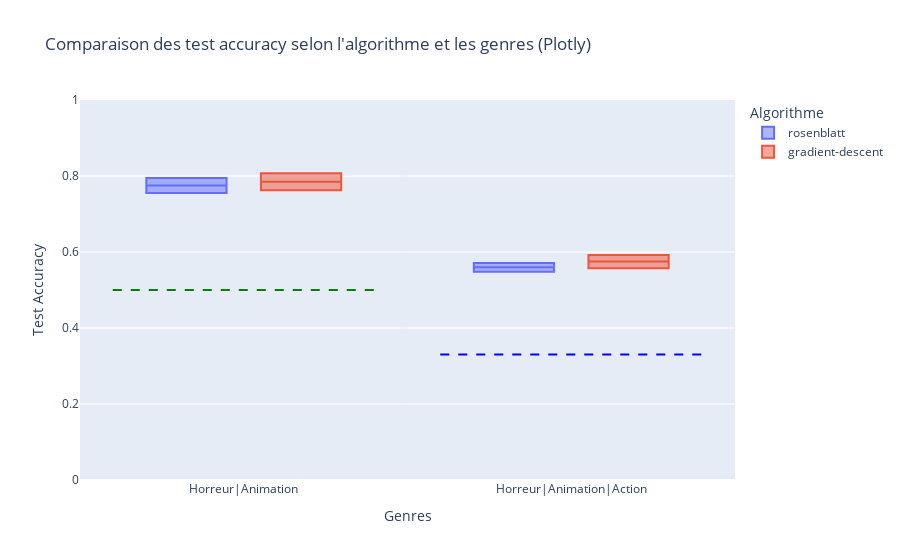

The notebook cell saved with this chart:
### Code cell
import pandas as pd
import plotly.express as px

# Données
data = [
    ["2025-07-23T16:03:48.475172", "rbf", "Horreur|Animation", "15x10", 0.7375, 0.755, 500, 0.1, "rosenblatt", 1000, 0.05],
    ["2025-07-23T16:05:26.881932", "rbf", "Horreur|Animation", "15x10", 0.7819, 0.795, 500, 0.1, "rosenblatt", 5000, 0.05],
    ["2025-07-23T16:06:37.863566", "rbf", "Horreur|Animation", "15x10", 0.7362, 0.7625, 500, 0.1, "gradient-descent", 1000, 0.05],
    ["2025-07-23T16:08:46.235103", "rbf", "Horreur|Animation", "15x10", 0.7913, 0.8075, 500, 0.1, "gradient-descent", 5000, 0.05],
    ["2025-07-23T16:10:37.569219", "rbf", "Horreur|Animation|Action", "15x10", 0.5424, 0.5483, 500, 0.1, "rosenblatt", 1000, 0.05],
    ["2025-07-23T16:13:45.712492", "rbf", "Horreur|Animation|Action", "15x10", 0.5767, 0.5712, 500, 0.1, "rosenblatt", 5000, 0.05],
    ["2025-07-23T16:16:11.127309", "rbf", "Horreur|Animation|Action", "15x10", 0.5543, 0.5571, 500, 0.1, "gradient-descent", 1000, 0.05],
    ["2025-07-23T16:22:24.462194", "rbf", "Horreur|Animation|Action", "15x10", 0.5996, 0.5923, 500, 0.1, "gradient-descent", 5000, 0.05],
]

columns = [
    "timestamp", "model", "genres", "shape", "train_acc", "test_acc", "nb_centers",
    "std", "algo", "epochs", "lr"
]

df = pd.DataFrame(data, columns=columns)

# Plotly boxplot interactif
fig = px.box(
    df,
    x="genres",
    y="test_acc",
    color="algo",
    title="Comparaison des test accuracy selon l'algorithme et les genres (Plotly)",
    labels={"test_acc": "Test Accuracy", "genres": "Genres", "algo": "Algorithme"}
)

genres_uniques = df["genres"].unique()
x_positions = {genre: i for i, genre in enumerate(genres_uniques)}

fig.update_layout(
    yaxis=dict(range=[0, 1]),
    boxmode='group',
    legend_title="Algorithme",
    xaxis_title="Genres",
    yaxis_title="Test Accuracy",
    shapes=[
        # Ligne à 0.5 pour Horreur|Animation (2 genres)
        dict(
            type="line",
            x0=x_positions["Horreur|Animation"] - 0.4,
            x1=x_positions["Horreur|Animation"] + 0.4,
            y0=0.5,
            y1=0.5,
            line=dict(color="green", width=2, dash="dash")
        ),
        # Ligne à 0.33 pour Horreur|Animation|Action (3 genres)
        dict(
            type="line",
            x0=x_positions["Horreur|Animation|Action"] - 0.4,
            x1=x_positions["Horreur|Animation|Action"] + 0.4,
            y0=0.33,
            y1=0.33,
            line=dict(color="blue", width=2, dash="dash")
        )
    ]
)


fig.show()

### Figure 1 — Plotly figure (JSON) as saved in the notebook; plotly's stock layout.template omitted (floating-point values rounded to 4 significant figures)
{"data": [{"alignmentgroup": "True", "hovertemplate": "Algorithme=rosenblatt<br>Genres=%{x}<br>Test Accuracy=%{y}<extra></extra>", "legendgroup": "rosenblatt", "marker": {"color": "#636efa"}, "name": "rosenblatt", "notched": false, "offsetgroup": "rosenblatt", "orientation": "v", "showlegend": true, "type": "box", "x": ["Horreur|Animation", "Horreur|Animation", "Horreur|Animation|Action", "Horreur|Animation|Action"], "x0": " ", "xaxis": "x", "y": [0.755, 0.795, 0.5483, 0.5712], "y0": " ", "yaxis": "y"}, {"alignmentgroup": "True", "hovertemplate": "Algorithme=gradient-descent<br>Genres=%{x}<br>Test Accuracy=%{y}<extra></extra>", "legendgroup": "gradient-descent", "marker": {"color": "#EF553B"}, "name": "gradient-descent", "notched": false, "offsetgroup": "gradient-descent", "orientation": "v", "showlegend": true, "type": "box", "x": ["Horreur|Animation", "Horreur|Animation", "Horreur|Animation|Action", "Horreur|Animation|Action"], "x0": " ", "xaxis": "x", "y": [0.7625, 0.8075, 0.5571, 0.5923], "y0": " ", "yaxis": "y"}], "layout": {"boxmode": "group", "legend": {"title": {"text": "Algorithme"}, "tracegroupgap": 0}, "shapes": [{"line": {"color": "green", "dash": "dash", "width": 2}, "type": "line", "x0": -0.4, "x1": 0.4, "y0": 0.5, "y1": 0.5}, {"line": {"color": "blue", "dash": "dash", "width": 2}, "type": "line", "x0": 0.6, "x1": 1.4, "y0": 0.33, "y1": 0.33}], "title": {"text": "Comparaison des test accuracy selon l'algorithme et les genres (Plotly)"}, "xaxis": {"anchor": "y", "domain": [0, 1], "title": {"text": "Genres"}}, "yaxis": {"anchor": "x", "domain": [0, 1], "range": [0, 1], "title": {"text": "Test Accuracy"}}}}
